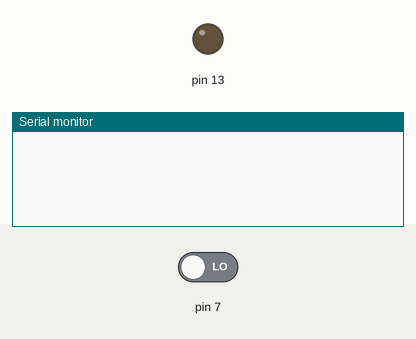
Bench run of a sketch on a simulated Arduino Uno, built with avr-gcc and run on an emulated ATmega328P. Parts: output pins drawn as LEDs (lit = HIGH), the last lines printed to the serial monitor. The inputs (shaded band) are chosen by the test bench; at power-on: pin 7 LOW.

Above: at 1.2 s.
1.3 s: pin 7 driven HIGH
At 2.0 s:
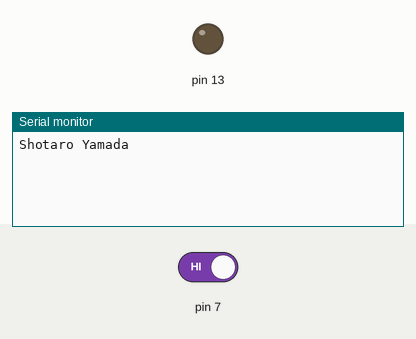
2.8 s: pin 7 driven LOW
At 3.1 s:
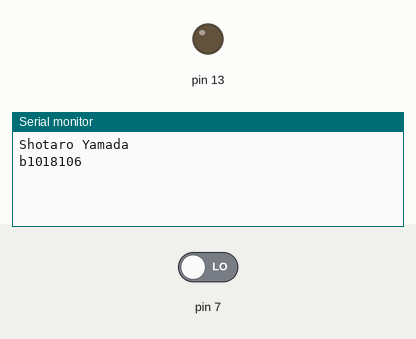

The sketch:

lesson2_c.ino
```cpp
char id[] = "b1018106\n";
char name[] = "Shotaro Yamada\n";
int i = 0;

void setup() {
  pinMode(7, INPUT);
  pinMode(13, OUTPUT);
  Serial.begin(9600);
}

void loop() {
  if (digitalRead(7) == HIGH) {
    if (i == 0) {
      Serial.print(name);
      i = 1;
    }
  }
  else {
    if (i == 1) {
      Serial.print(id);
      i = 0;
    }
  }
}
```

Measured:
- after the input at 1.3 s, the serial monitor: prints a new line at once (image 1)
- after the input at 2.8 s, the serial monitor: prints a new line at once (image 2)
